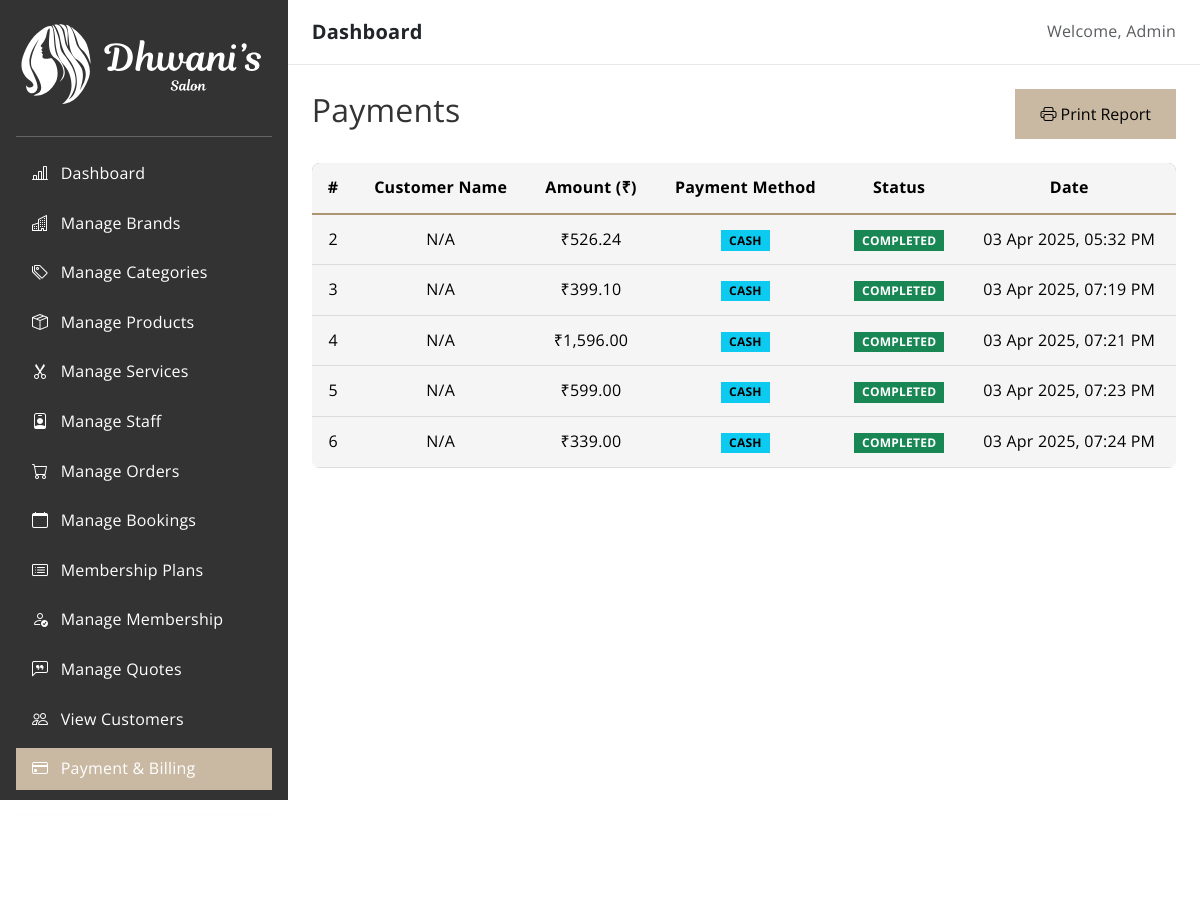
The page /admin/payments/index.php (signed in) on the database its author committed.
### tables this page shows
CREATE TABLE `payments` (
  `id` int(11) NOT NULL,
  `order_id` int(11) NOT NULL,
  `user_id` int(11) NOT NULL,
  `amount` decimal(10,2) NOT NULL,
  `payment_method` enum('credit_card','debit_card','cash') NOT NULL,
  `status` enum('pending','completed','failed') DEFAULT 'pending',
  `created_at` timestamp NOT NULL DEFAULT current_timestamp()
);

### database/database.php (called while the page is built)
<?php
require(__DIR__ . '/Connection.php');
$servername = 'localhost';
$port = 3306;
$db_name = 'salon';
$username = 'root';
$password = '';
$connection = new Connection($servername, $port, $db_name, $username, $password);

### database/Connection.php (called while the page is built, shortened)
<?php
class Connection
{
    private $pdo;
    public function __construct($server_name, $port, $db_name, $username, $password)
    {
        try {
            $this->pdo = new PDO("mysql:host={$server_name};port={$port};dbname={$db_name}", $username, $password);
            $this->pdo->setAttribute(PDO::ATTR_ERRMODE, PDO::ERRMODE_EXCEPTION);
            $this->pdo->setAttribute(PDO::ATTR_DEFAULT_FETCH_MODE, PDO::FETCH_ASSOC);
        } catch (PDOException $e) {
            echo $e->getMessage();
            die();
        }
    }
    public function findById($table_name, $id)
    {
        $statement = $this->pdo->prepare("SELECT * FROM {$table_name} WHERE id = :id");
        $statement->execute(["id" => $id]);
        $result = $statement->fetch();
        return $result;
    }
    public function findAll($table_name)
    {
        $sql = "SELECT * FROM {$table_name}";
        $statement = $this->pdo->prepare($sql);
        $statement->execute();
        $result = $statement->fetchAll();
        return $result;
    }
}

### public/admin/payments/index.php (the view, shortened to what this page needs)
<?php
include DB_ROOT . 'database.php';
$payments = $connection->findAll("payments");
?>
<?php include_once '../../../includes/header.php'; ?>
<div class="d-flex">
    <?php
    include_once '../../../includes/admin-sidebar.php';
    ?>
    <div class="container-fluid px-4 py-4">
        <div class="row mb-4">
            <div class="col-12 d-flex justify-content-between align-items-center">
                <h2 class="section-title">Payments</h2>
                <button class="btn btn-primary" data-bs-toggle="modal" data-bs-target="#printModal">
                    <i class="bi bi-printer"></i> Print Report
                </button>
            </div>
        </div>
        <div class="row">
            <div class="col-12">
                <div class="table-responsive" id="printable">
                    <table class="table table-hover text-center align-middle">
                        <thead>
                            <tr>
                                <th>#</th>
                                <th>Customer Name</th>
                                <th>Amount (₹)</th>
                                <th>Payment Method</th>
                                <th>Status</th>
                                <th>Date</th>
                            </tr>
                        </thead>
                        <tbody>
                            <?php if (count($payments) > 0): ?>
                                <?php foreach ($payments as $payment):
                                    $customer = $connection->findById("users", $payment["user_id"]);
                                    $status_classes = [
                                        "completed" => "bg-success",
                                        "pending" => "bg-warning",
                                        "failed" => "bg-danger"
                                    ];
                                    $status_badge = $status_classes[$payment['status']] ?? "bg-secondary";
                                ?>
                                    <tr data-date="<?= date('Y-m', strtotime($payment['created_at'])); ?>">
                                        <td><?= $payment['id']; ?></td>
                                        <td><?= $customer['name'] ?? 'N/A'; ?></td>
                                        <td>₹<?= number_format($payment['amount'], 2); ?></td>
                                        <td><span class="text-uppercase badge bg-info text-dark"> <?= $payment['payment_method']; ?> </span></td>
                                        <td><span class="text-uppercase badge <?= $status_badge; ?>"> <?= $payment['status']; ?> </span></td>
                                        <td><?= date('d M Y, h:i A', strtotime($payment['created_at'])); ?></td>
                                    </tr>
                                <?php endforeach; ?>
                            <?php else: ?>
                                <tr>
                                    <td colspan="6" class="text-center">No payments found</td>
                                </tr>
                            <?php endif; ?>
                        </tbody>
                    </table>
                </div>
            </div>
        </div>
    </div>
</div>
<?php include_once '../../../includes/admin_footer.php'; ?>

### public/assets/css/style.css (style rules this page uses)
body { display: flex; flex-direction: column; min-height: 100vh; }

### includes/admin-sidebar.php (style rules this page uses)
body { height: 100vh; overflow: hidden; }

### rows shown on the page
payments: id "2", name "N/A", amount "526.24", payment_method "CASH", status "COMPLETED", created_at "03 Apr 2025, 05:32 PM"
payments: id "3", name "N/A", amount "399.10", payment_method "CASH", status "COMPLETED", created_at "03 Apr 2025, 07:19 PM"
payments: id "4", name "N/A", amount "1,596.00", payment_method "CASH", status "COMPLETED", created_at "03 Apr 2025, 07:21 PM"
payments: id "5", name "N/A", amount "599.00", payment_method "CASH", status "COMPLETED", created_at "03 Apr 2025, 07:23 PM"
payments: id "6", name "N/A", amount "339.00", payment_method "CASH", status "COMPLETED", created_at "03 Apr 2025, 07:24 PM"
